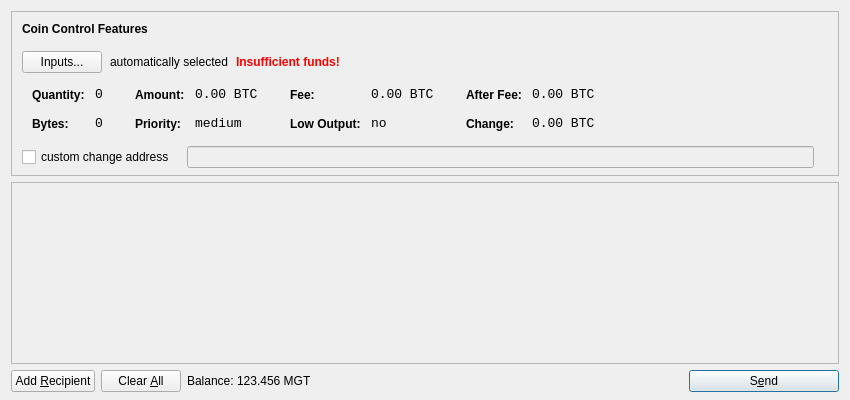
<?xml version="1.0" encoding="UTF-8"?>
<ui version="4.0">
 <class>SendCoinsDialog</class>
 <widget class="QDialog" name="SendCoinsDialog">
  <property name="geometry">
   <rect>
    <x>0</x>
    <y>0</y>
    <width>850</width>
    <height>400</height>
   </rect>
  </property>
  <property name="windowTitle">
   <string>Send Coins</string>
  </property>
  <layout class="QVBoxLayout" name="verticalLayout" stretch="0,1,0">
   <property name="bottomMargin">
    <number>8</number>
   </property>
   <item>
    <widget class="QFrame" name="frameCoinControl">
     <property name="sizePolicy">
      <sizepolicy hsizetype="Expanding" vsizetype="Expanding">
       <horstretch>0</horstretch>
       <verstretch>0</verstretch>
      </sizepolicy>
     </property>
     <property name="maximumSize">
      <size>
       <width>16777215</width>
       <height>16777215</height>
      </size>
     </property>
     <property name="frameShape">
      <enum>QFrame::StyledPanel</enum>
     </property>
     <property name="frameShadow">
      <enum>QFrame::Sunken</enum>
     </property>
     <layout class="QVBoxLayout" name="verticalLayoutCoinControl2">
      <property name="spacing">
       <number>-1</number>
      </property>
      <property name="leftMargin">
       <number>0</number>
      </property>
      <property name="topMargin">
       <number>0</number>
      </property>
      <property name="rightMargin">
       <number>0</number>
      </property>
      <property name="bottomMargin">
       <number>6</number>
      </property>
      <item>
       <layout class="QVBoxLayout" name="verticalLayoutCoinControl" stretch="0,0,0,0,1">
        <property name="spacing">
         <number>0</number>
        </property>
        <property name="leftMargin">
         <number>10</number>
        </property>
        <property name="topMargin">
         <number>10</number>
        </property>
        <item>
         <layout class="QHBoxLayout" name="horizontalLayoutCoinControl1">
          <property name="bottomMargin">
           <number>15</number>
          </property>
          <item>
           <widget class="QLabel" name="labelCoinControlFeatures">
            <property name="sizePolicy">
             <sizepolicy hsizetype="Preferred" vsizetype="Maximum">
              <horstretch>0</horstretch>
              <verstretch>0</verstretch>
             </sizepolicy>
            </property>
            <property name="font">
             <font>
              <weight>75</weight>
              <bold>true</bold>
             </font>
            </property>
            <property name="styleSheet">
             <string notr="true">font-weight:bold;</string>
            </property>
            <property name="text">
             <string>Coin Control Features</string>
            </property>
           </widget>
          </item>
         </layout>
        </item>
        <item>
         <layout class="QHBoxLayout" name="horizontalLayoutCoinControl2" stretch="0,0,0,0">
          <property name="spacing">
           <number>8</number>
          </property>
          <property name="bottomMargin">
           <number>10</number>
          </property>
          <item>
           <widget class="QPushButton" name="pushButtonCoinControl">
            <property name="styleSheet">
             <string notr="true"/>
            </property>
            <property name="text">
             <string>Inputs...</string>
            </property>
           </widget>
          </item>
          <item>
           <widget class="QLabel" name="labelCoinControlAutomaticallySelected">
            <property name="text">
             <string>automatically selected</string>
            </property>
            <property name="margin">
             <number>5</number>
            </property>
           </widget>
          </item>
          <item>
           <widget class="QLabel" name="labelCoinControlInsuffFunds">
            <property name="font">
             <font>
              <weight>75</weight>
              <bold>true</bold>
             </font>
            </property>
            <property name="styleSheet">
             <string notr="true">color:red;font-weight:bold;</string>
            </property>
            <property name="text">
             <string>Insufficient funds!</string>
            </property>
            <property name="margin">
             <number>5</number>
            </property>
           </widget>
          </item>
          <item>
           <spacer name="horizontalSpacerCoinControl">
            <property name="orientation">
             <enum>Qt::Horizontal</enum>
            </property>
            <property name="sizeHint" stdset="0">
             <size>
              <width>40</width>
              <height>1</height>
             </size>
            </property>
           </spacer>
          </item>
         </layout>
        </item>
        <item>
         <widget class="QWidget" name="widgetCoinControl" native="true">
          <property name="sizePolicy">
           <sizepolicy hsizetype="Preferred" vsizetype="Preferred">
            <horstretch>0</horstretch>
            <verstretch>0</verstretch>
           </sizepolicy>
          </property>
          <property name="minimumSize">
           <size>
            <width>0</width>
            <height>0</height>
           </size>
          </property>
          <property name="styleSheet">
           <string notr="true"/>
          </property>
          <layout class="QHBoxLayout" name="horizontalLayoutCoinControl5">
           <property name="margin">
            <number>0</number>
           </property>
           <item>
            <layout class="QHBoxLayout" name="horizontalLayoutCoinControl3" stretch="0,0,0,1">
             <property name="spacing">
              <number>20</number>
             </property>
             <property name="topMargin">
              <number>0</number>
             </property>
             <property name="bottomMargin">
              <number>10</number>
             </property>
             <item>
              <layout class="QFormLayout" name="formLayoutCoinControl1">
               <property name="horizontalSpacing">
                <number>10</number>
               </property>
               <property name="verticalSpacing">
                <number>14</number>
               </property>
               <property name="leftMargin">
                <number>10</number>
               </property>
               <property name="topMargin">
                <number>4</number>
               </property>
               <property name="rightMargin">
                <number>6</number>
               </property>
               <item row="0" column="0">
                <widget class="QLabel" name="labelCoinControlQuantityText">
                 <property name="styleSheet">
                  <string notr="true">font-weight:bold;</string>
                 </property>
                 <property name="text">
                  <string>Quantity:</string>
                 </property>
                 <property name="margin">
                  <number>0</number>
                 </property>
                </widget>
               </item>
               <item row="0" column="1">
                <widget class="QLabel" name="labelCoinControlQuantity">
                 <property name="font">
                  <font>
                   <family>Monospace</family>
                   <pointsize>10</pointsize>
                  </font>
                 </property>
                 <property name="cursor">
                  <cursorShape>IBeamCursor</cursorShape>
                 </property>
                 <property name="contextMenuPolicy">
                  <enum>Qt::ActionsContextMenu</enum>
                 </property>
                 <property name="text">
                  <string notr="true">0</string>
                 </property>
                 <property name="margin">
                  <number>0</number>
                 </property>
                 <property name="textInteractionFlags">
                  <set>Qt::LinksAccessibleByMouse|Qt::TextSelectableByKeyboard|Qt::TextSelectableByMouse</set>
                 </property>
                </widget>
               </item>
               <item row="1" column="0">
                <widget class="QLabel" name="labelCoinControlBytesText">
                 <property name="styleSheet">
                  <string notr="true">font-weight:bold;</string>
                 </property>
                 <property name="text">
                  <string>Bytes:</string>
                 </property>
                </widget>
               </item>
               <item row="1" column="1">
                <widget class="QLabel" name="labelCoinControlBytes">
                 <property name="font">
                  <font>
                   <family>Monospace</family>
                   <pointsize>10</pointsize>
                  </font>
                 </property>
                 <property name="cursor">
                  <cursorShape>IBeamCursor</cursorShape>
                 </property>
                 <property name="contextMenuPolicy">
                  <enum>Qt::ActionsContextMenu</enum>
                 </property>
                 <property name="text">
                  <string notr="true">0</string>
                 </property>
                 <property name="textInteractionFlags">
                  <set>Qt::LinksAccessibleByMouse|Qt::TextSelectableByKeyboard|Qt::TextSelectableByMouse</set>
                 </property>
                </widget>
               </item>
              </layout>
             </item>
             <item>
              <layout class="QFormLayout" name="formLayoutCoinControl2">
               <property name="horizontalSpacing">
                <number>10</number>
               </property>
               <property name="verticalSpacing">
                <number>14</number>
               </property>
               <property name="leftMargin">
                <number>6</number>
               </property>
               <property name="topMargin">
                <number>4</number>
               </property>
               <property name="rightMargin">
                <number>6</number>
               </property>
               <item row="0" column="0">
                <widget class="QLabel" name="labelCoinControlAmountText">
                 <property name="styleSheet">
                  <string notr="true">font-weight:bold;</string>
                 </property>
                 <property name="text">
                  <string>Amount:</string>
                 </property>
                 <property name="margin">
                  <number>0</number>
                 </property>
                </widget>
               </item>
               <item row="0" column="1">
                <widget class="QLabel" name="labelCoinControlAmount">
                 <property name="font">
                  <font>
                   <family>Monospace</family>
                   <pointsize>10</pointsize>
                  </font>
                 </property>
                 <property name="cursor">
                  <cursorShape>IBeamCursor</cursorShape>
                 </property>
                 <property name="contextMenuPolicy">
                  <enum>Qt::ActionsContextMenu</enum>
                 </property>
                 <property name="text">
                  <string notr="true">0.00 BTC</string>
                 </property>
                 <property name="textInteractionFlags">
                  <set>Qt::LinksAccessibleByMouse|Qt::TextSelectableByKeyboard|Qt::TextSelectableByMouse</set>
                 </property>
                </widget>
               </item>
               <item row="1" column="0">
                <widget class="QLabel" name="labelCoinControlPriorityText">
                 <property name="styleSheet">
                  <string notr="true">font-weight:bold;</string>
                 </property>
                 <property name="text">
                  <string>Priority:</string>
                 </property>
                </widget>
               </item>
               <item row="1" column="1">
                <widget class="QLabel" name="labelCoinControlPriority">
                 <property name="font">
                  <font>
                   <family>Monospace</family>
                   <pointsize>10</pointsize>
                  </font>
                 </property>
                 <property name="cursor">
                  <cursorShape>IBeamCursor</cursorShape>
                 </property>
                 <property name="contextMenuPolicy">
                  <enum>Qt::ActionsContextMenu</enum>
                 </property>
                 <property name="text">
                  <string>medium</string>
                 </property>
                 <property name="textInteractionFlags">
                  <set>Qt::LinksAccessibleByMouse|Qt::TextSelectableByKeyboard|Qt::TextSelectableByMouse</set>
                 </property>
                </widget>
               </item>
              </layout>
             </item>
             <item>
              <layout class="QFormLayout" name="formLayoutCoinControl3">
               <property name="horizontalSpacing">
                <number>10</number>
               </property>
               <property name="verticalSpacing">
                <number>14</number>
               </property>
               <property name="leftMargin">
                <number>6</number>
               </property>
               <property name="topMargin">
                <number>4</number>
               </property>
               <property name="rightMargin">
                <number>6</number>
               </property>
               <item row="0" column="0">
                <widget class="QLabel" name="labelCoinControlFeeText">
                 <property name="styleSheet">
                  <string notr="true">font-weight:bold;</string>
                 </property>
                 <property name="text">
                  <string>Fee:</string>
                 </property>
                 <property name="margin">
                  <number>0</number>
                 </property>
                </widget>
               </item>
               <item row="0" column="1">
                <widget class="QLabel" name="labelCoinControlFee">
                 <property name="font">
                  <font>
                   <family>Monospace</family>
                   <pointsize>10</pointsize>
                  </font>
                 </property>
                 <property name="cursor">
                  <cursorShape>IBeamCursor</cursorShape>
                 </property>
                 <property name="contextMenuPolicy">
                  <enum>Qt::ActionsContextMenu</enum>
                 </property>
                 <property name="text">
                  <string notr="true">0.00 BTC</string>
                 </property>
                 <property name="textInteractionFlags">
                  <set>Qt::LinksAccessibleByMouse|Qt::TextSelectableByKeyboard|Qt::TextSelectableByMouse</set>
                 </property>
                </widget>
               </item>
               <item row="1" column="0">
                <widget class="QLabel" name="labelCoinControlLowOutputText">
                 <property name="styleSheet">
                  <string notr="true">font-weight:bold;</string>
                 </property>
                 <property name="text">
                  <string>Low Output:</string>
                 </property>
                </widget>
               </item>
               <item row="1" column="1">
                <widget class="QLabel" name="labelCoinControlLowOutput">
                 <property name="font">
                  <font>
                   <family>Monospace</family>
                   <pointsize>10</pointsize>
                  </font>
                 </property>
                 <property name="cursor">
                  <cursorShape>IBeamCursor</cursorShape>
                 </property>
                 <property name="contextMenuPolicy">
                  <enum>Qt::ActionsContextMenu</enum>
                 </property>
                 <property name="text">
                  <string>no</string>
                 </property>
                 <property name="textInteractionFlags">
                  <set>Qt::LinksAccessibleByMouse|Qt::TextSelectableByKeyboard|Qt::TextSelectableByMouse</set>
                 </property>
                </widget>
               </item>
              </layout>
             </item>
             <item>
              <layout class="QFormLayout" name="formLayoutCoinControl4">
               <property name="horizontalSpacing">
                <number>10</number>
               </property>
               <property name="verticalSpacing">
                <number>14</number>
               </property>
               <property name="leftMargin">
                <number>6</number>
               </property>
               <property name="topMargin">
                <number>4</number>
               </property>
               <property name="rightMargin">
                <number>6</number>
               </property>
               <item row="0" column="0">
                <widget class="QLabel" name="labelCoinControlAfterFeeText">
                 <property name="styleSheet">
                  <string notr="true">font-weight:bold;</string>
                 </property>
                 <property name="text">
                  <string>After Fee:</string>
                 </property>
                 <property name="margin">
                  <number>0</number>
                 </property>
                </widget>
               </item>
               <item row="0" column="1">
                <widget class="QLabel" name="labelCoinControlAfterFee">
                 <property name="font">
                  <font>
                   <family>Monospace</family>
                   <pointsize>10</pointsize>
                  </font>
                 </property>
                 <property name="cursor">
                  <cursorShape>IBeamCursor</cursorShape>
                 </property>
                 <property name="contextMenuPolicy">
                  <enum>Qt::ActionsContextMenu</enum>
                 </property>
                 <property name="text">
                  <string notr="true">0.00 BTC</string>
                 </property>
                 <property name="textInteractionFlags">
                  <set>Qt::LinksAccessibleByMouse|Qt::TextSelectableByKeyboard|Qt::TextSelectableByMouse</set>
                 </property>
                </widget>
               </item>
               <item row="1" column="0">
                <widget class="QLabel" name="labelCoinControlChangeText">
                 <property name="styleSheet">
                  <string notr="true">font-weight:bold;</string>
                 </property>
                 <property name="text">
                  <string>Change:</string>
                 </property>
                </widget>
               </item>
               <item row="1" column="1">
                <widget class="QLabel" name="labelCoinControlChange">
                 <property name="font">
                  <font>
                   <family>Monospace</family>
                   <pointsize>10</pointsize>
                  </font>
                 </property>
                 <property name="cursor">
                  <cursorShape>IBeamCursor</cursorShape>
                 </property>
                 <property name="contextMenuPolicy">
                  <enum>Qt::ActionsContextMenu</enum>
                 </property>
                 <property name="text">
                  <string notr="true">0.00 BTC</string>
                 </property>
                 <property name="textInteractionFlags">
                  <set>Qt::LinksAccessibleByMouse|Qt::TextSelectableByKeyboard|Qt::TextSelectableByMouse</set>
                 </property>
                </widget>
               </item>
              </layout>
             </item>
            </layout>
           </item>
          </layout>
         </widget>
        </item>
        <item>
         <layout class="QHBoxLayout" name="horizontalLayoutCoinControl4" stretch="0,0,0">
          <property name="spacing">
           <number>12</number>
          </property>
          <property name="sizeConstraint">
           <enum>QLayout::SetDefaultConstraint</enum>
          </property>
          <property name="topMargin">
           <number>5</number>
          </property>
          <property name="rightMargin">
           <number>5</number>
          </property>
          <item>
           <widget class="QCheckBox" name="checkBoxCoinControlChange">
            <property name="text">
             <string>custom change address</string>
            </property>
           </widget>
          </item>
          <item>
           <widget class="QLineEdit" name="lineEditCoinControlChange">
            <property name="enabled">
             <bool>false</bool>
            </property>
            <property name="sizePolicy">
             <sizepolicy hsizetype="Expanding" vsizetype="Fixed">
              <horstretch>0</horstretch>
              <verstretch>0</verstretch>
             </sizepolicy>
            </property>
           </widget>
          </item>
          <item>
           <widget class="QLabel" name="labelCoinControlChangeLabel">
            <property name="sizePolicy">
             <sizepolicy hsizetype="Preferred" vsizetype="Expanding">
              <horstretch>0</horstretch>
              <verstretch>0</verstretch>
             </sizepolicy>
            </property>
            <property name="minimumSize">
             <size>
              <width>0</width>
              <height>0</height>
             </size>
            </property>
            <property name="text">
             <string/>
            </property>
            <property name="margin">
             <number>3</number>
            </property>
           </widget>
          </item>
         </layout>
        </item>
        <item>
         <spacer name="verticalSpacerCoinControl">
          <property name="orientation">
           <enum>Qt::Vertical</enum>
          </property>
          <property name="sizeHint" stdset="0">
           <size>
            <width>800</width>
            <height>1</height>
           </size>
          </property>
         </spacer>
        </item>
       </layout>
      </item>
     </layout>
    </widget>
   </item>
   <item>
    <widget class="QScrollArea" name="scrollArea">
     <property name="widgetResizable">
      <bool>true</bool>
     </property>
     <widget class="QWidget" name="scrollAreaWidgetContents">
      <property name="geometry">
       <rect>
        <x>0</x>
        <y>0</y>
        <width>830</width>
        <height>165</height>
       </rect>
      </property>
      <layout class="QVBoxLayout" name="verticalLayout_2">
       <property name="margin">
        <number>0</number>
       </property>
       <item>
        <layout class="QVBoxLayout" name="entries">
         <property name="spacing">
          <number>6</number>
         </property>
        </layout>
       </item>
       <item>
        <spacer name="verticalSpacer">
         <property name="orientation">
          <enum>Qt::Vertical</enum>
         </property>
         <property name="sizeHint" stdset="0">
          <size>
           <width>20</width>
           <height>40</height>
          </size>
         </property>
        </spacer>
       </item>
      </layout>
     </widget>
    </widget>
   </item>
   <item>
    <layout class="QHBoxLayout" name="horizontalLayout">
     <item>
      <widget class="QPushButton" name="addButton">
       <property name="toolTip">
        <string>Send to multiple recipients at once</string>
       </property>
       <property name="text">
        <string>Add &amp;Recipient</string>
       </property>
       <property name="icon">
        <iconset resource="../bitcoin.qrc">
         <normaloff>:/icons/add</normaloff>:/icons/add</iconset>
       </property>
       <property name="autoDefault">
        <bool>false</bool>
       </property>
      </widget>
     </item>
     <item>
      <widget class="QPushButton" name="clearButton">
       <property name="sizePolicy">
        <sizepolicy hsizetype="Minimum" vsizetype="Fixed">
         <horstretch>0</horstretch>
         <verstretch>0</verstretch>
        </sizepolicy>
       </property>
       <property name="toolTip">
        <string>Remove all transaction fields</string>
       </property>
       <property name="text">
        <string>Clear &amp;All</string>
       </property>
       <property name="icon">
        <iconset resource="../bitcoin.qrc">
         <normaloff>:/icons/remove</normaloff>:/icons/remove</iconset>
       </property>
       <property name="autoRepeatDelay">
        <number>300</number>
       </property>
       <property name="autoDefault">
        <bool>false</bool>
       </property>
      </widget>
     </item>
     <item>
      <layout class="QHBoxLayout" name="horizontalLayout_2">
       <property name="spacing">
        <number>3</number>
       </property>
       <item>
        <widget class="QLabel" name="label">
         <property name="text">
          <string>Balance:</string>
         </property>
        </widget>
       </item>
       <item>
        <widget class="QLabel" name="labelBalance">
         <property name="cursor">
          <cursorShape>IBeamCursor</cursorShape>
         </property>
         <property name="text">
          <string>123.456 MGT</string>
         </property>
         <property name="textInteractionFlags">
          <set>Qt::LinksAccessibleByMouse|Qt::TextSelectableByKeyboard|Qt::TextSelectableByMouse</set>
         </property>
        </widget>
       </item>
      </layout>
     </item>
     <item>
      <spacer name="horizontalSpacer">
       <property name="orientation">
        <enum>Qt::Horizontal</enum>
       </property>
       <property name="sizeHint" stdset="0">
        <size>
         <width>40</width>
         <height>20</height>
        </size>
       </property>
      </spacer>
     </item>
     <item>
      <widget class="QPushButton" name="sendButton">
       <property name="minimumSize">
        <size>
         <width>150</width>
         <height>0</height>
        </size>
       </property>
       <property name="toolTip">
        <string>Confirm the send action</string>
       </property>
       <property name="text">
        <string>S&amp;end</string>
       </property>
       <property name="icon">
        <iconset resource="../bitcoin.qrc">
         <normaloff>:/icons/send</normaloff>:/icons/send</iconset>
       </property>
       <property name="default">
        <bool>true</bool>
       </property>
      </widget>
     </item>
    </layout>
   </item>
  </layout>
 </widget>
 <resources>
  <include location="../bitcoin.qrc"/>
 </resources>
 <connections/>
</ui>
